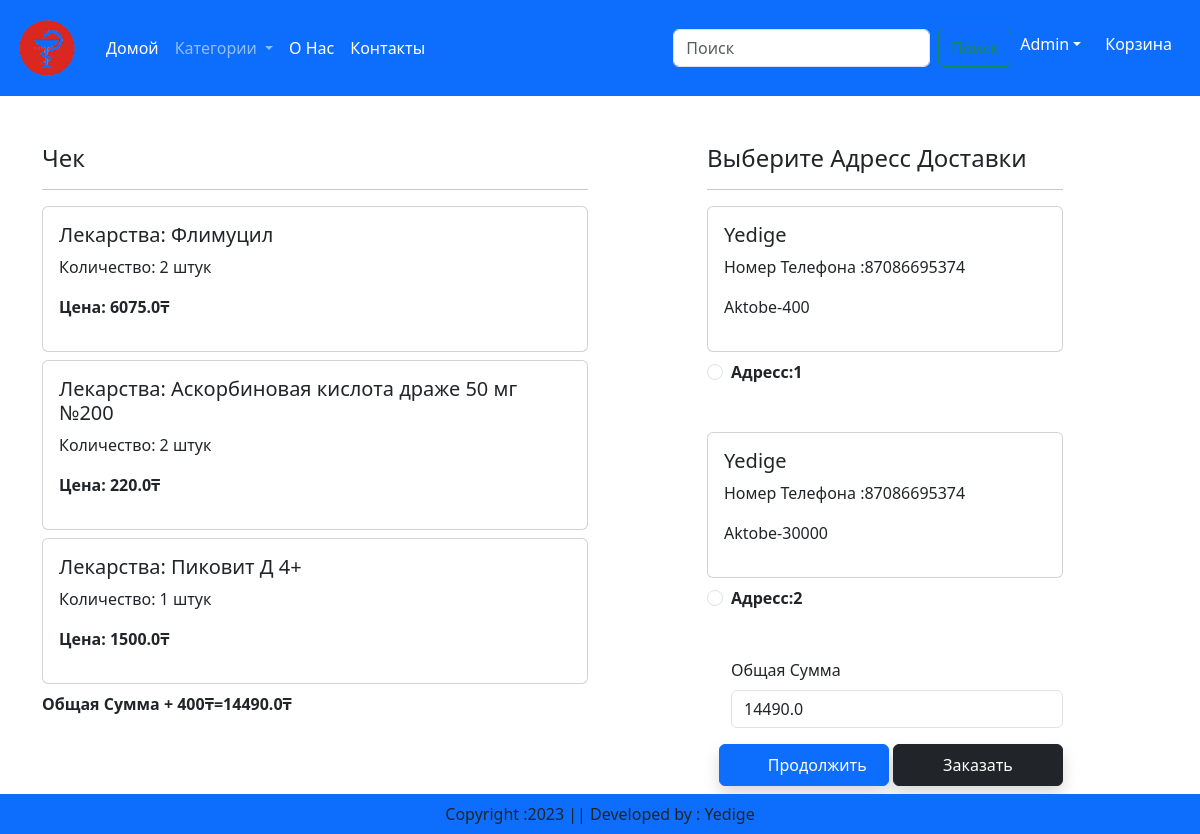
Screenshot of /checkout/ (signed in) with the database file from the repository.
### app/models.py (models this page shows, shortened)
class Cart(models.Model):
    user=models.ForeignKey(User,on_delete=models.CASCADE)
    product=models.ForeignKey(Product,on_delete=models.CASCADE)
    quantity=models.PositiveIntegerField(default=1)

class Product(models.Model):
    title = models.CharField(max_length=100)
    price = models.FloatField()
    description = models.TextField()
    category = models.CharField(choices=CATEGORY_CHOICES, max_length=2)
    image = models.ImageField(upload_to="product")

class Customer(models.Model):
    user=models.ForeignKey(User,on_delete=models.CASCADE)
    name=models.CharField(max_length=200)
    city=models.CharField(max_length=50)
    phone=models.IntegerField(default=0)
    zipcode=models.IntegerField()

### app/views.py (the view)
# urls.py: path('checkout/',views.checkout.as_view(), name='checkout'),
class checkout(View):
    def get(self,request):
        user=request.user
        add=Customer.objects.filter(user=user)
        cart_item=Cart.objects.filter(user=user)
        famount=0
        for p in cart_item:
            value=p.quantity*p.product.price
            famount=famount+value
        totalamount=famount +400
        return render(request, 'app/checkout.html', locals())

### app/templates/app/checkout.html (shortened to what this page needs)
{% extends 'app/base.html' %}
{% load static %}
{% block main-content %}
<div class="container">
  <div class="row mt-5">
    <div class="col-sm-6">
    <h4>Чек</h4>
    <hr>
    {% for item in cart_item %}
      <div class="card mb-2">
        <div class="card-body">
            <h5>Лекарства: {{item.product.title}}</h5>
            <p>Количество: {{item.quantity}} штук</p>
            <p class="fw-bold">Цена: {{item.product.price}}&#8376</p>
        </div>
      </div>
    {% endfor %}
    <p class="fw-bold">Общая Сумма + 400&#8376={{totalamount}}&#8376</p>
 </div>
 <div class="col-sm-4 offset-sm-1">
    <h4>Выберите Адресс Доставки</h4>
    <hr>
    <form method="post" id="myform">
        {% for ad in add %}
        <div class="card">
        <div class="card-body">
        <h5>{{ad.name}}</h5>
        <p>Номер Телефона :{{ad.phone}}</p>
        <p>{{ad.city}}-{{ad.zipcode}}</p>
        </div>
        </div>
        <div class="form-check mt-2 mb-5">
            <input class="form-check-input" type="radio" name="custid" id="custadd{{forloop.counter}}" value="{{ad.id}}">
            <label class="form-check-label fw-bold" for="custadd{{forloop.counter}}">Адресс:{{forloop.counter}}</label>
        </div>
        {% endfor %}
        <div class="form-check mb-3">
            <label for="totalamount" class="form-label">Общая Сумма</label>
            <input type="number" class="form-control" name="totalamount" value="{{totalamount}}" readonly>
        </div>
        <div class="text-end">
              <a href="{% url 'showcart' %}" style="width: 170px;" class="btn btn-primary shadow px-5 py-2">Продолжить</a>
              <a href="{% url 'check' %}" style="width: 170px;" class="btn btn-dark shadow py-2">Заказать</a>
        </div>
        <br><br>
     </form>
    </div>
  </div>
</div>
{% endblock main-content %}

### app/templates/app/base.html (shortened to what this page needs)
<!DOCTYPE html>
{% load static%}
<html lang="en">
<head>
    <link href="https://cdn.jsdelivr.net/npm/bootstrap@5.3.0-alpha3/dist/css/bootstrap.min.css" rel="stylesheet">
    <link rel="stylesheet" href="{%static 'app/css/owl.carousel.min.css'%}"/>
    <link rel="stylesheet" href="{%static 'app/css/all.min.css'%}"/>
    <link rel="stylesheet" href="{%static 'app/css/style.css'%}"/>
</head>
<body>
    <nav class="navbar navbar-expand-lg navbar-dark bg-primary">
        <div class="container-fluid">
          <a class="navbar-brand" href="#">
            <img src="{% static "app/images/logo.png" %}" width="70" height="70" />
          </a>
          <div class="collapse navbar-collapse" id="navbarSupportedContent">
            <ul class="navbar-nav me-auto mb-2 mb-lg-0">
              {% if request.user.is_authenticated %}
              <li class="nav-item">
                <a class="nav-link active" aria-current="page" href="/">Домой</a>
              </li>
              <li class="nav-item dropdown">
                <a class="nav-link dropdown-toggle" href="#" role="button" data-bs-toggle="dropdown" aria-expanded="false">
                  Категории
                </a>
              </li>
              <li class="nav-item">
                <a class="nav-link text-white" href="{% url 'about' %}">О Нас</a>
              </li>
              <li class="nav-item">
                <a class="nav-link text-white" href="{% url 'contact' %}">Контакты</a>
              </li>
            </ul>
            <form class="d-flex" role="search" action="/search">
              <input class="form-control me-2" type="search" placeholder="Поиск" name="search" aria-label="Search">
              <button class="btn btn-outline-success" type="submit">Поиск</button>
            </form>
          </div>
          <ul class="navbar-nav me-auto mb-2 mb-lg-0">
            <li class="nav-item dropdown mb-2">
              <a class="nav-link dropdown-toggle text-white" href="#" id="profileDropdown" role="button" data-bs-toggle="dropdown" aria-expanded="false">{{request.user.username|capfirst}}</a>
            </li>
            <li class="nav-item mx-2">
              <a href="{% url 'showcart' %}" class="nav-link text-white">Корзина</a>
            </li>
            {% endif %}
          </ul>
        </div>
      </nav>
      {% block main-content %}{% endblock main-content %}
      <footer class="container-fluid fixed-bottom navbar-dark bg-primary text-center p-2 mt-5">
        Copyright :2023 || Developed by : Yedige
      </footer>
</body>
</html>

### rows the page displays
Cart: product "Флимуцил", quantity "2", product.price "6075.0"
Cart: product "Аскорбиновая кислота драже 50 мг №200", quantity "2", product.price "220.0"
Cart: product "Пиковит Д 4+", quantity "1", product.price "1500.0"
Customer: name "Yedige", phone "87086695374", city "Aktobe", zipcode "400"
Customer: name "Yedige", phone "87086695374", city "Aktobe", zipcode "30000"

### other values shown
{{ request.user.username|capfirst }} "Admin"
{{ totalamount }} "14490.0"
